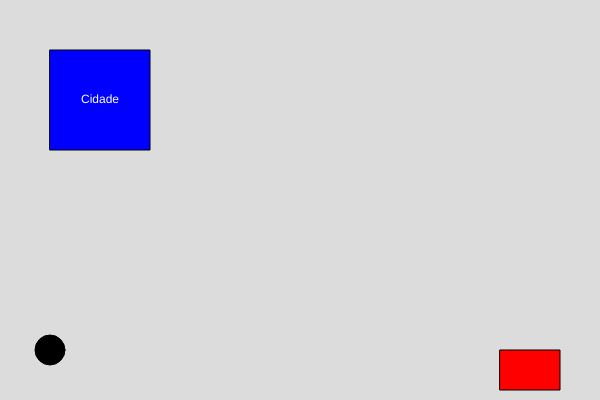
Frame 1 (no input)
Frame 60 (no input): identical to frame 1, image omitted
Frame 120 (the mouse pressed at the canvas centre since frame 60): identical to frame 1, image omitted

The p5.js sketch that drew this single still picture (run headless with seeded random() and noise() and a simulated clock; from frame 60 on, the mouse is pressed at the canvas centre):

// p5.js sketch
// ── sketch.js
let jogador = { x: 50, y: 350, tamanho: 30, noCarro: false };
let carro = { x: 500, y: 350, coletandoVerduras: false };
let cidade = { x: 50, y: 50, tamanho: 100 };
let verduras = [
  { x: 150, y: 320, coletada: false },
  { x: 300, y: 330, coletada: false },
  { x: 400, y: 310, coletada: false }
];
let verdurasColetadas = 0;
let venceu = false;

function setup() {
  createCanvas(600, 400);
}

function draw() {
  background(220);

  // Desenho da cidade
  fill(0, 0, 255);
  rect(cidade.x, cidade.y, cidade.tamanho, cidade.tamanho);
  fill(255);
  textAlign(CENTER, CENTER);
  text("Cidade", cidade.x + cidade.tamanho / 2, cidade.y + cidade.tamanho / 2);

  // Desenho do carro
  fill(255, 0, 0);
  rect(carro.x, carro.y, 60, 40);

  // Desenho das verduras
  fill(0, 150, 0);
  verduras.forEach(verdura => {
    if (verdura.coletada) ellipse(verdura.x, verdura.y, 20);
  });

  // Desenho do jogador (ou dentro do carro)
  fill(0);
  if (jogador.noCarro) {
    ellipse(carro.x + 30, carro.y + 20, jogador.tamanho);
  } else {
    ellipse(jogador.x, jogador.y, jogador.tamanho);
  }

  // Lógica de movimento
  if (!venceu) {
    if (!jogador.noCarro) {
      moverJogador();
      coletarVerduras();
      entrarNoCarro();
    } else {
      moverCarro();
      verificarVitoria();
    }
  }

  // Mensagem de vitória
  if (venceu) {
    fill(0);
    textSize(32);
    textAlign(CENTER, CENTER);
    text("Você entregou as verduras!", width / 2, height / 2);
  }
}

function moverJogador() {
  if (keyIsDown(LEFT_ARROW)) jogador.x -= 3;
  if (keyIsDown(RIGHT_ARROW)) jogador.x += 3;
  if (keyIsDown(UP_ARROW)) jogador.y -= 3;
  if (keyIsDown(DOWN_ARROW)) jogador.y += 3;
  
  // Limitar os movimentos dentro da tela
  jogador.x = constrain(jogador.x, 0, width);
  jogador.y = constrain(jogador.y, 0, height);
}

function coletarVerduras() {
  verduras.forEach(verdura => {
    let distancia = dist(jogador.x, jogador.y, verdura.x, verdura.y);
    if (distancia < 25 && !verdura.coletada) {
      verdura.coletada = true;
      verdurasColetadas++;
    }
  });
}

function entrarNoCarro() {
  let distanciaCarro = dist(jogador.x, jogador.y, carro.x + 30, carro.y + 20);
  if (verdurasColetadas === verduras.length && distanciaCarro < 40) {
    jogador.noCarro = true;
  }
}

function moverCarro() {
  if (keyIsDown(LEFT_ARROW)) carro.x -= 3;
  if (keyIsDown(RIGHT_ARROW)) carro.x += 3;
  if (keyIsDown(UP_ARROW)) carro.y -= 3;
  if (keyIsDown(DOWN_ARROW)) carro.y += 3;

  // Limitar os movimentos do carro
  carro.x = constrain(carro.x, 0, width - 60);
  carro.y = constrain(carro.y, 0, height - 40);
}

function verificarVitoria() {
  let dentroDaCidade = carro.x + 60 > cidade.x && carro.x < cidade.x + cidade.tamanho &&
                       carro.y + 40 > cidade.y && carro.y < cidade.y + cidade.tamanho;
  if (dentroDaCidade) {
    venceu = true;
  }
}
